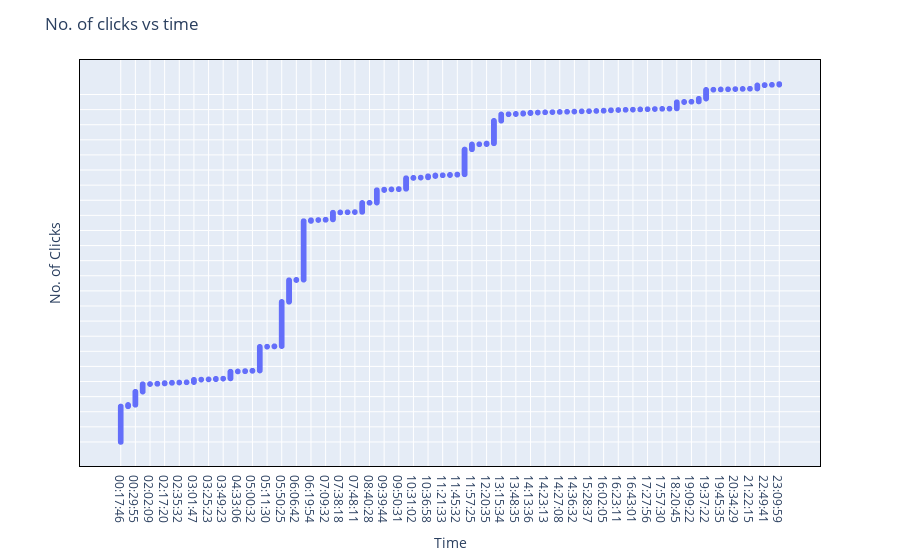

Notebook cell for this chart:
### Code cell
scat2 = px.scatter(x=df['Time'].sort_values(ascending=True), y=df['product_url'])
scat2.update_layout(
    title_text='No. of clicks vs time', # title of plot
    xaxis_title_text='Time', # Xaxis label
    yaxis_title_text='No. of Clicks', # Yaxis label
    # template="plotly_dark",
    

)
# scat2.update_xaxes(showticklabels=False)
scat2.update_yaxes(showticklabels=False)
scat2.update_xaxes(showline=True, linewidth=1, linecolor='black', mirror=True)
scat2.update_yaxes(showline=True, linewidth=1, linecolor='black', mirror=True)
scat2.show()

### Figure 1 — Plotly figure (JSON) as saved in the notebook; plotly's stock layout.template omitted (floating-point values rounded to 4 significant figures; data arrays with more than 128 entries replaced by an {"elided": "..."} marker saying what was removed)
{"data": [{"hovertemplate": "x=%{x}<br>y=%{y}<extra></extra>", "legendgroup": "", "marker": {"color": "#636efa", "symbol": "circle"}, "mode": "markers", "name": "", "showlegend": false, "type": "scattergl", "x": {"elided": "1849 str values"}, "xaxis": "x", "y": {"elided": "1849 str values"}, "yaxis": "y"}], "layout": {"autosize": true, "legend": {"tracegroupgap": 0}, "margin": {"t": 60}, "title": {"text": "No. of clicks vs time"}, "xaxis": {"anchor": "y", "autorange": true, "domain": [0, 1], "linecolor": "black", "linewidth": 1, "mirror": true, "range": [-5.448, 95.45], "showline": true, "title": {"text": "Time"}, "type": "category"}, "yaxis": {"anchor": "x", "autorange": true, "domain": [0, 1], "linecolor": "black", "linewidth": 1, "mirror": true, "range": [-148.0, 1996.0], "showline": true, "showticklabels": false, "title": {"text": "No. of Clicks"}, "type": "category"}}}
